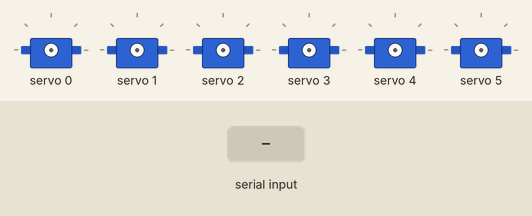
This sketch was run on a simulated Arduino Uno, built with avr-gcc and run on an emulated ATmega328P. Parts: 6 × servo. The test bench sets the inputs (shaded band).

Above: at 1.2 s.
1.3 s: "90 45\n" received over Serial
3.8 s: "30 150\n" received over Serial
At 5.4 s:
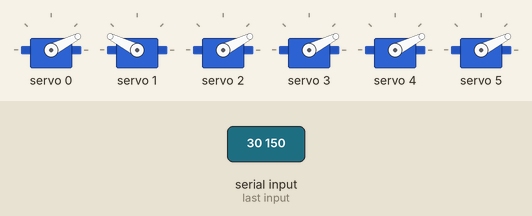
6.3 s: "3\n" received over Serial
At 8.2 s:
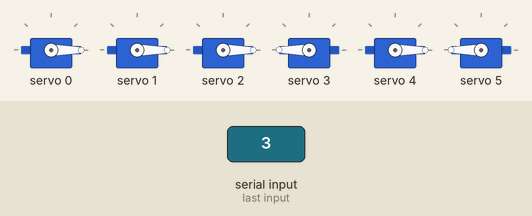
8.8 s: "90\n" received over Serial
At 10.2 s:
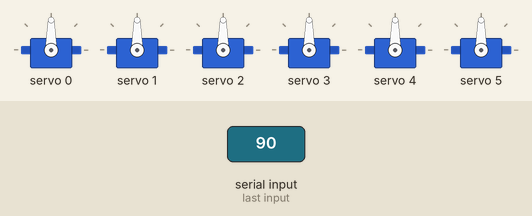
11.3 s: "200\n" received over Serial
At 13.3 s:
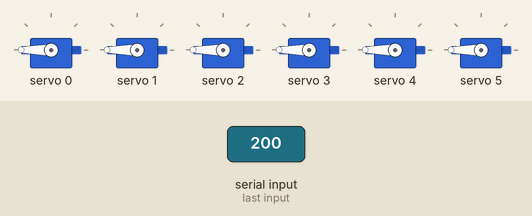
Timing chart, 0 to 14.8 s (numbered marks = the images above; inputs shaded):
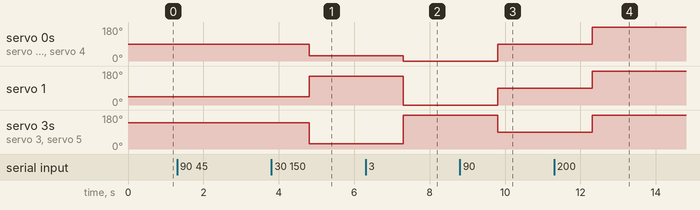

The sketch:

robot_arm_move.ino
```cpp
#include <HCPCA9685.h>
#define I2CAdd 0x40
HCPCA9685 HCPCA9685(I2CAdd);
String str = "";
int angle[6] = {90, 90, 90, 90, 90, 90};

void angle_Set(String nstr)//get angle order from pyhton and save in angle[4]-> when this method activate arr angle is changed
{
  int temp = 0;
  int index = nstr.indexOf(' ');
  for(int i = 0; i < 6; i++){
    angle[i] = nstr.substring(temp, index).toInt();
    temp = index + 1;
    index = nstr.indexOf(' ', temp);
  }
  for(int i=0;i<6;i++){
    if(i==3||i==5) angle[i]=map(angle[i],0,180,400,0);
    else angle[i]=map(angle[i],0,180,0,400);
  }
}


void setup() {
  HCPCA9685.Init(SERVO_MODE);
  HCPCA9685.Sleep(false);
  Serial.begin(9600);
}


void loop() {
  if(Serial.available()){
    str = Serial.readString();
    angle_Set(str);
    for(int i = 0; i < 6; i++)HCPCA9685.Servo(i, angle[i]);
  }
}
```

Measured:
- after the input at 3.8 s, servo 0, servo 2, servo 4: 90° → 27° after 1.0 s; servo 1: 43° → 153° after 1.0 s; servo 3, servo 5: 138° → 27° after 1.0 s
- after the input at 6.3 s, servo 0, servo 2, servo 4: 27° → 0° after 1.0 s; servo 1: 153° → 0° after 1.0 s; servo 3, servo 5: 27° → 180° after 1.0 s
- after the input at 8.8 s, servo 0–2, servo 4: 0° → 90° after 1.0 s; servo 3, servo 5: 180° → 90° after 1.0 s
- after the input at 11.3 s, servo 0–5: 90° → 180° after 1.0 s
